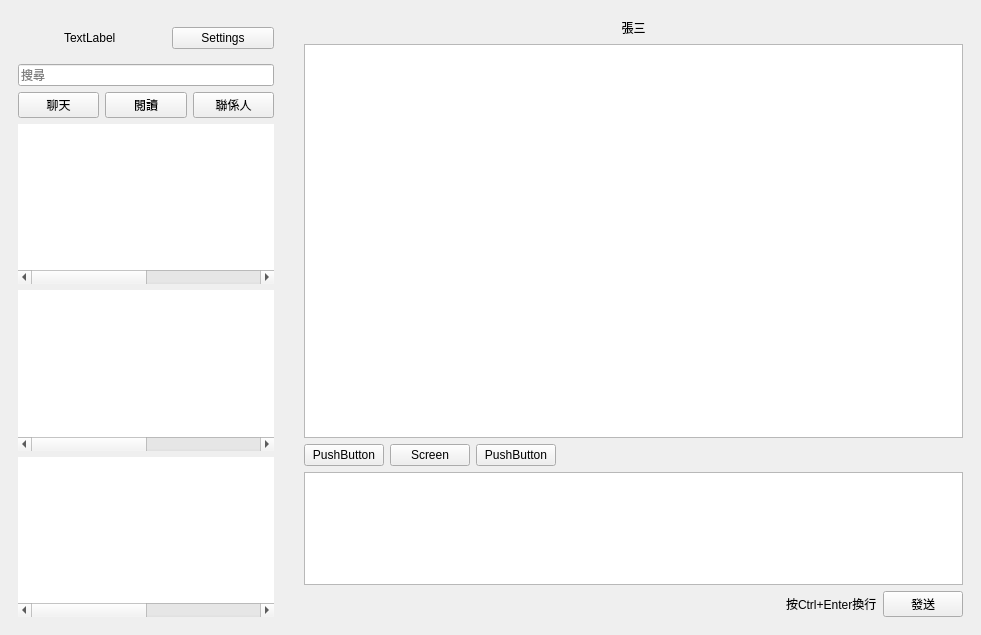
<?xml version="1.0" encoding="UTF-8"?>
<ui version="4.0">
 <class>WeChat</class>
 <widget class="QMainWindow" name="WeChat">
  <property name="geometry">
   <rect>
    <x>0</x>
    <y>0</y>
    <width>981</width>
    <height>635</height>
   </rect>
  </property>
  <property name="windowTitle">
   <string>WeChat網頁版 0.3</string>
  </property>
  <widget class="QWidget" name="centralwidget">
   <layout class="QHBoxLayout" name="horizontalLayout_10" stretch="0,0,0">
    <item>
     <widget class="QWidget" name="widget" native="true">
      <layout class="QVBoxLayout" name="verticalLayout">
       <item>
        <layout class="QHBoxLayout" name="horizontalLayout_6">
         <item>
          <widget class="QLabel" name="headImageLabel">
           <property name="minimumSize">
            <size>
             <width>40</width>
             <height>40</height>
            </size>
           </property>
           <property name="maximumSize">
            <size>
             <width>40</width>
             <height>40</height>
            </size>
           </property>
           <property name="text">
            <string/>
           </property>
          </widget>
         </item>
         <item>
          <widget class="QLabel" name="userNameLabel">
           <property name="text">
            <string>TextLabel</string>
           </property>
          </widget>
         </item>
         <item>
          <widget class="QPushButton" name="settingButton">
           <property name="text">
            <string>Settings</string>
           </property>
          </widget>
         </item>
        </layout>
       </item>
       <item>
        <widget class="QLineEdit" name="lineEdit">
         <property name="placeholderText">
          <string>搜尋</string>
         </property>
        </widget>
       </item>
       <item>
        <layout class="QHBoxLayout" name="horizontalLayout_7">
         <item>
          <widget class="QPushButton" name="sessionButton">
           <property name="text">
            <string>聊天</string>
           </property>
          </widget>
         </item>
         <item>
          <widget class="QPushButton" name="readButton">
           <property name="text">
            <string>閱讀</string>
           </property>
          </widget>
         </item>
         <item>
          <widget class="QPushButton" name="memberButton">
           <property name="text">
            <string>聯係人</string>
           </property>
          </widget>
         </item>
        </layout>
       </item>
       <item>
        <widget class="QTableWidget" name="sessionsWidget">
         <property name="frameShape">
          <enum>QFrame::NoFrame</enum>
         </property>
         <property name="editTriggers">
          <set>QAbstractItemView::NoEditTriggers</set>
         </property>
         <property name="selectionMode">
          <enum>QAbstractItemView::SingleSelection</enum>
         </property>
         <property name="selectionBehavior">
          <enum>QAbstractItemView::SelectRows</enum>
         </property>
         <property name="showGrid">
          <bool>false</bool>
         </property>
         <property name="columnCount">
          <number>4</number>
         </property>
         <attribute name="horizontalHeaderVisible">
          <bool>false</bool>
         </attribute>
         <attribute name="verticalHeaderDefaultSectionSize">
          <number>40</number>
         </attribute>
         <column/>
         <column/>
         <column/>
         <column/>
        </widget>
       </item>
       <item>
        <widget class="QTableWidget" name="readerWidget">
         <property name="frameShape">
          <enum>QFrame::NoFrame</enum>
         </property>
         <property name="editTriggers">
          <set>QAbstractItemView::NoEditTriggers</set>
         </property>
         <property name="selectionMode">
          <enum>QAbstractItemView::SingleSelection</enum>
         </property>
         <property name="selectionBehavior">
          <enum>QAbstractItemView::SelectRows</enum>
         </property>
         <property name="showGrid">
          <bool>false</bool>
         </property>
         <property name="columnCount">
          <number>4</number>
         </property>
         <attribute name="horizontalHeaderVisible">
          <bool>false</bool>
         </attribute>
         <attribute name="verticalHeaderDefaultSectionSize">
          <number>40</number>
         </attribute>
         <column/>
         <column/>
         <column/>
         <column/>
        </widget>
       </item>
       <item>
        <widget class="QTableWidget" name="memberWidget">
         <property name="frameShape">
          <enum>QFrame::NoFrame</enum>
         </property>
         <property name="editTriggers">
          <set>QAbstractItemView::NoEditTriggers</set>
         </property>
         <property name="selectionMode">
          <enum>QAbstractItemView::SingleSelection</enum>
         </property>
         <property name="selectionBehavior">
          <enum>QAbstractItemView::SelectRows</enum>
         </property>
         <property name="showGrid">
          <bool>false</bool>
         </property>
         <property name="columnCount">
          <number>4</number>
         </property>
         <attribute name="horizontalHeaderVisible">
          <bool>false</bool>
         </attribute>
         <attribute name="verticalHeaderDefaultSectionSize">
          <number>40</number>
         </attribute>
         <column/>
         <column/>
         <column/>
         <column/>
        </widget>
       </item>
      </layout>
     </widget>
    </item>
    <item>
     <widget class="QWidget" name="nullWidget" native="true"/>
    </item>
    <item>
     <widget class="QWidget" name="chatWidget" native="true">
      <property name="sizePolicy">
       <sizepolicy hsizetype="Preferred" vsizetype="Preferred">
        <horstretch>1</horstretch>
        <verstretch>0</verstretch>
       </sizepolicy>
      </property>
      <layout class="QVBoxLayout" name="verticalLayout_2" stretch="0,7,0,2,0">
       <item>
        <widget class="QLabel" name="currentChatUserLabel">
         <property name="minimumSize">
          <size>
           <width>0</width>
           <height>20</height>
          </size>
         </property>
         <property name="text">
          <string>張三</string>
         </property>
         <property name="alignment">
          <set>Qt::AlignCenter</set>
         </property>
        </widget>
       </item>
       <item>
        <widget class="QTextEdit" name="messages">
         <property name="readOnly">
          <bool>true</bool>
         </property>
         <property name="html">
          <string>&lt;!DOCTYPE HTML PUBLIC &quot;-//W3C//DTD HTML 4.0//EN&quot; &quot;http://www.w3.org/TR/REC-html40/strict.dtd&quot;&gt;
&lt;html&gt;&lt;head&gt;&lt;meta name=&quot;qrichtext&quot; content=&quot;1&quot; /&gt;&lt;style type=&quot;text/css&quot;&gt;
p, li { white-space: pre-wrap; }
&lt;/style&gt;&lt;/head&gt;&lt;body style=&quot; font-family:'Sans Serif'; font-size:9pt; font-weight:400; font-style:normal;&quot;&gt;
&lt;p style=&quot;-qt-paragraph-type:empty; margin-top:0px; margin-bottom:0px; margin-left:0px; margin-right:0px; -qt-block-indent:0; text-indent:0px; font-family:'Cantarell'; font-size:11pt;&quot;&gt;&lt;br /&gt;&lt;/p&gt;&lt;/body&gt;&lt;/html&gt;</string>
         </property>
        </widget>
       </item>
       <item>
        <layout class="QHBoxLayout" name="horizontalLayout_8">
         <item>
          <widget class="QPushButton" name="faceButton">
           <property name="toolTip">
            <string>貼圖</string>
           </property>
           <property name="text">
            <string>PushButton</string>
           </property>
          </widget>
         </item>
         <item>
          <widget class="QPushButton" name="screenButton">
           <property name="toolTip">
            <string>螢幕截圖</string>
           </property>
           <property name="text">
            <string>Screen</string>
           </property>
          </widget>
         </item>
         <item>
          <widget class="QPushButton" name="pushButton_5">
           <property name="toolTip">
            <string>圖片和檔案</string>
           </property>
           <property name="text">
            <string>PushButton</string>
           </property>
          </widget>
         </item>
         <item>
          <spacer name="horizontalSpacer_2">
           <property name="orientation">
            <enum>Qt::Horizontal</enum>
           </property>
           <property name="sizeHint" stdset="0">
            <size>
             <width>40</width>
             <height>20</height>
            </size>
           </property>
          </spacer>
         </item>
        </layout>
       </item>
       <item>
        <widget class="QTextEdit" name="draft"/>
       </item>
       <item>
        <layout class="QHBoxLayout" name="horizontalLayout_9">
         <item>
          <spacer name="horizontalSpacer">
           <property name="orientation">
            <enum>Qt::Horizontal</enum>
           </property>
           <property name="sizeHint" stdset="0">
            <size>
             <width>40</width>
             <height>20</height>
            </size>
           </property>
          </spacer>
         </item>
         <item>
          <widget class="QLabel" name="tipsLabel">
           <property name="text">
            <string>按Ctrl+Enter換行</string>
           </property>
          </widget>
         </item>
         <item>
          <widget class="QPushButton" name="sendButton">
           <property name="text">
            <string>發送</string>
           </property>
          </widget>
         </item>
        </layout>
       </item>
      </layout>
      <zorder>draft</zorder>
      <zorder>currentChatUserLabel</zorder>
      <zorder>messages</zorder>
     </widget>
    </item>
   </layout>
  </widget>
 </widget>
 <resources/>
 <connections/>
</ui>
